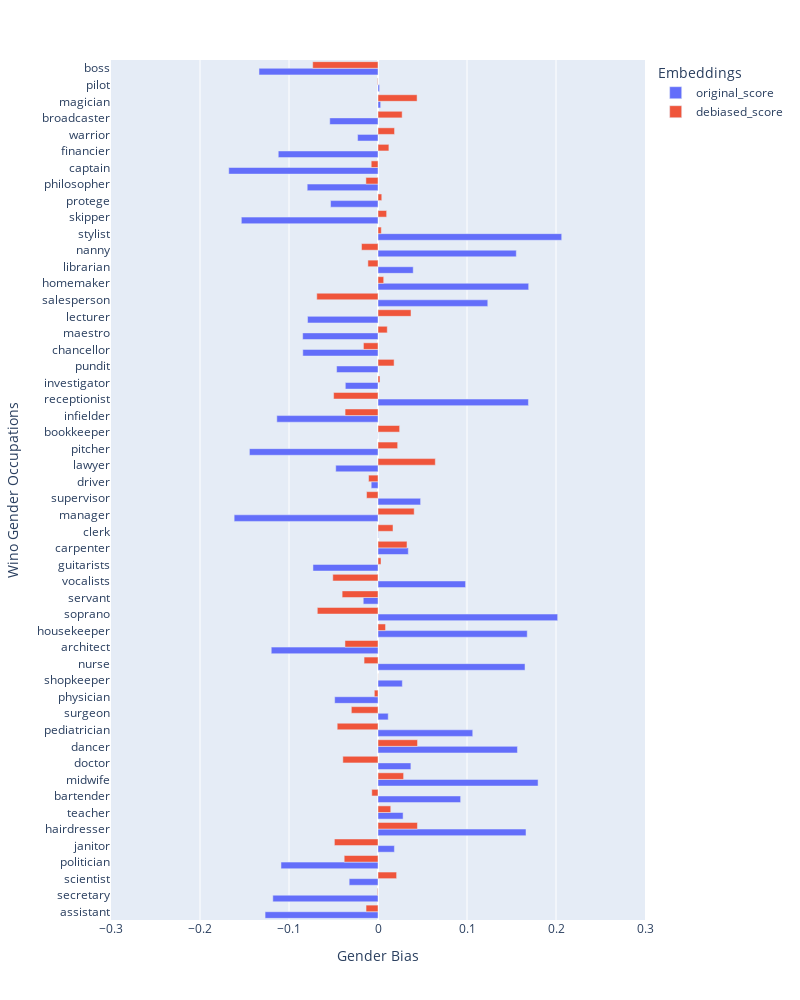

This figure's notebook cell:
### Code cell
bias_df=get_bias_score_df_from_list(gender_bias_original,gender_bias_after_debiasing, occupations,vocab_cleaned,debiased_vocab)
plot_bias_bar(bias_df)

### Figure 1 — Plotly figure (JSON) as saved in the notebook; plotly's stock layout.template omitted (floating-point values rounded to 4 significant figures)
{"data": [{"alignmentgroup": "True", "hovertemplate": "Embeddings=original_score<br>Gender Bias=%{x}<br>Wino Gender Occupations=%{y}<extra></extra>", "legendgroup": "original_score", "marker": {"color": "#636efa", "pattern": {"shape": ""}}, "name": "original_score", "offsetgroup": "original_score", "orientation": "h", "showlegend": true, "textposition": "auto", "type": "bar", "x": [-0.1269, -0.1182, -0.03239, -0.109, 0.01842, 0.1663, 0.0282, 0.09285, 0.1799, 0.03695, 0.1567, 0.1064, 0.01149, -0.04868, 0.02735, 0.1652, -0.1199, 0.1677, 0.2019, -0.01659, 0.09841, -0.07308, 0.03405, 0.0002944, -0.1616, 0.04786, -0.007653, -0.04749, -0.1445, -0.00016, -0.1137, 0.169, -0.03673, -0.04651, -0.08449, -0.08464, -0.07916, 0.1233, 0.1693, 0.03958, 0.1554, 0.2064, -0.1536, -0.05332, -0.07953, -0.1677, -0.1121, -0.02292, -0.05422, 0.002989, 0.001772, -0.1337], "xaxis": "x", "y": ["assistant", "secretary", "scientist", "politician", "janitor", "hairdresser", "teacher", "bartender", "midwife", "doctor", "dancer", "pediatrician", "surgeon", "physician", "shopkeeper", "nurse", "architect", "housekeeper", "soprano", "servant", "vocalists", "guitarists", "carpenter", "clerk", "manager", "supervisor", "driver", "lawyer", "pitcher", "bookkeeper", "infielder", "receptionist", "investigator", "pundit", "chancellor", "maestro", "lecturer", "salesperson", "homemaker", "librarian", "nanny", "stylist", "skipper", "protege", "philosopher", "captain", "financier", "warrior", "broadcaster", "magician", "pilot", "boss"], "yaxis": "y"}, {"alignmentgroup": "True", "hovertemplate": "Embeddings=debiased_score<br>Gender Bias=%{x}<br>Wino Gender Occupations=%{y}<extra></extra>", "legendgroup": "debiased_score", "marker": {"color": "#EF553B", "pattern": {"shape": ""}}, "name": "debiased_score", "offsetgroup": "debiased_score", "orientation": "h", "showlegend": true, "textposition": "auto", "type": "bar", "x": [-0.01344, -0.0006515, 0.02092, -0.03799, -0.04901, 0.04431, 0.01433, -0.006994, 0.02877, -0.03949, 0.04441, -0.04583, -0.02996, -0.004138, 0.0001591, -0.01565, -0.03711, 0.008466, -0.0682, -0.0403, -0.0508, 0.003401, 0.03257, 0.01685, 0.04066, -0.01288, -0.01061, 0.06441, 0.02209, 0.02432, -0.03699, -0.04988, 0.002222, 0.01809, -0.01637, 0.01042, 0.03709, -0.06879, 0.006402, -0.01135, -0.01854, 0.003724, 0.009709, 0.004235, -0.0136, -0.007628, 0.01224, 0.01858, 0.02715, 0.04391, -0.0005807, -0.07337], "xaxis": "x", "y": ["assistant", "secretary", "scientist", "politician", "janitor", "hairdresser", "teacher", "bartender", "midwife", "doctor", "dancer", "pediatrician", "surgeon", "physician", "shopkeeper", "nurse", "architect", "housekeeper", "soprano", "servant", "vocalists", "guitarists", "carpenter", "clerk", "manager", "supervisor", "driver", "lawyer", "pitcher", "bookkeeper", "infielder", "receptionist", "investigator", "pundit", "chancellor", "maestro", "lecturer", "salesperson", "homemaker", "librarian", "nanny", "stylist", "skipper", "protege", "philosopher", "captain", "financier", "warrior", "broadcaster", "magician", "pilot", "boss"], "yaxis": "y"}], "layout": {"barmode": "group", "height": 1000, "legend": {"title": {"text": "Embeddings"}, "tracegroupgap": 0}, "margin": {"t": 60}, "width": 800, "xaxis": {"anchor": "y", "domain": [0, 1], "range": [-0.3, 0.3], "title": {"text": "Gender Bias"}}, "yaxis": {"anchor": "x", "domain": [0, 1], "title": {"text": "Wino Gender Occupations"}}}}
